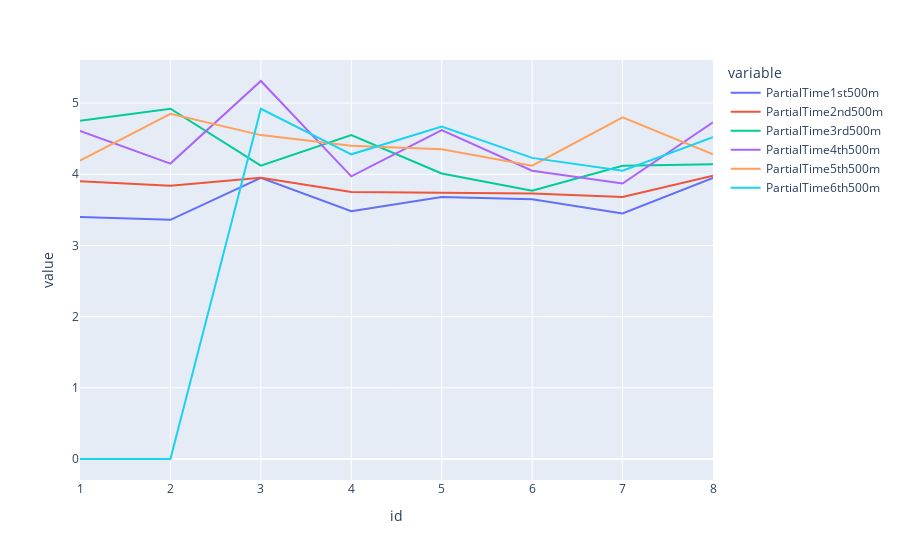

Notebook code for this chart:
### Code cell
px.line(df_run, x='id', y=['PartialTime1st500m', 'PartialTime2nd500m', 'PartialTime3rd500m', 'PartialTime4th500m', 'PartialTime5th500m', 'PartialTime6th500m'])

### Figure 1 — Plotly figure (JSON) as saved in the notebook; plotly's stock layout.template omitted (floating-point values rounded to 4 significant figures)
{"data": [{"hovertemplate": "variable=PartialTime1st500m<br>id=%{x}<br>value=%{y}<extra></extra>", "legendgroup": "PartialTime1st500m", "line": {"color": "#636efa", "dash": "solid"}, "mode": "lines", "name": "PartialTime1st500m", "orientation": "v", "showlegend": true, "type": "scatter", "x": [1, 2, 3, 4, 5, 6, 7, 8], "xaxis": "x", "y": [3.4, 3.36, 3.95, 3.48, 3.68, 3.65, 3.45, 3.95], "yaxis": "y"}, {"hovertemplate": "variable=PartialTime2nd500m<br>id=%{x}<br>value=%{y}<extra></extra>", "legendgroup": "PartialTime2nd500m", "line": {"color": "#EF553B", "dash": "solid"}, "mode": "lines", "name": "PartialTime2nd500m", "orientation": "v", "showlegend": true, "type": "scatter", "x": [1, 2, 3, 4, 5, 6, 7, 8], "xaxis": "x", "y": [3.9, 3.84, 3.95, 3.75, 3.74, 3.73, 3.68, 3.98], "yaxis": "y"}, {"hovertemplate": "variable=PartialTime3rd500m<br>id=%{x}<br>value=%{y}<extra></extra>", "legendgroup": "PartialTime3rd500m", "line": {"color": "#00cc96", "dash": "solid"}, "mode": "lines", "name": "PartialTime3rd500m", "orientation": "v", "showlegend": true, "type": "scatter", "x": [1, 2, 3, 4, 5, 6, 7, 8], "xaxis": "x", "y": [4.75, 4.92, 4.12, 4.55, 4.01, 3.77, 4.12, 4.14], "yaxis": "y"}, {"hovertemplate": "variable=PartialTime4th500m<br>id=%{x}<br>value=%{y}<extra></extra>", "legendgroup": "PartialTime4th500m", "line": {"color": "#ab63fa", "dash": "solid"}, "mode": "lines", "name": "PartialTime4th500m", "orientation": "v", "showlegend": true, "type": "scatter", "x": [1, 2, 3, 4, 5, 6, 7, 8], "xaxis": "x", "y": [4.61, 4.15, 5.31, 3.97, 4.62, 4.05, 3.87, 4.73], "yaxis": "y"}, {"hovertemplate": "variable=PartialTime5th500m<br>id=%{x}<br>value=%{y}<extra></extra>", "legendgroup": "PartialTime5th500m", "line": {"color": "#FFA15A", "dash": "solid"}, "mode": "lines", "name": "PartialTime5th500m", "orientation": "v", "showlegend": true, "type": "scatter", "x": [1, 2, 3, 4, 5, 6, 7, 8], "xaxis": "x", "y": [4.19, 4.85, 4.55, 4.4, 4.35, 4.12, 4.8, 4.28], "yaxis": "y"}, {"hovertemplate": "variable=PartialTime6th500m<br>id=%{x}<br>value=%{y}<extra></extra>", "legendgroup": "PartialTime6th500m", "line": {"color": "#19d3f3", "dash": "solid"}, "mode": "lines", "name": "PartialTime6th500m", "orientation": "v", "showlegend": true, "type": "scatter", "x": [1, 2, 3, 4, 5, 6, 7, 8], "xaxis": "x", "y": [0, 0, 4.92, 4.28, 4.67, 4.23, 4.05, 4.52], "yaxis": "y"}], "layout": {"legend": {"title": {"text": "variable"}, "tracegroupgap": 0}, "margin": {"t": 60}, "xaxis": {"anchor": "y", "domain": [0, 1], "title": {"text": "id"}}, "yaxis": {"anchor": "x", "domain": [0, 1], "title": {"text": "value"}}}}
